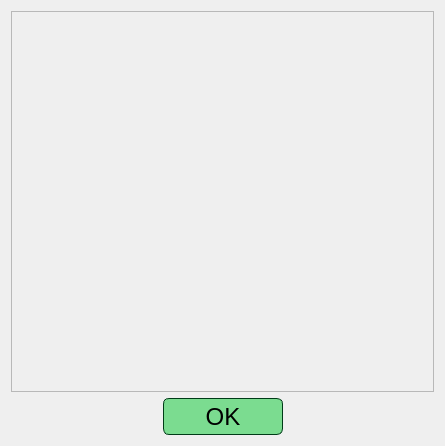
<?xml version="1.0" encoding="UTF-8"?>
<ui version="4.0">
 <class>EditStartListWithJumpersListsWindow</class>
 <widget class="QDialog" name="EditStartListWithJumpersListsWindow">
  <property name="geometry">
   <rect>
    <x>0</x>
    <y>0</y>
    <width>445</width>
    <height>446</height>
   </rect>
  </property>
  <property name="windowTitle">
   <string>Edycja listy startowej na podstawie list zawodników</string>
  </property>
  <layout class="QVBoxLayout" name="verticalLayout" stretch="0,0">
   <item>
    <widget class="QScrollArea" name="scrollArea">
     <property name="widgetResizable">
      <bool>true</bool>
     </property>
     <widget class="QWidget" name="scrollAreaWidgetContents">
      <property name="geometry">
       <rect>
        <x>0</x>
        <y>0</y>
        <width>425</width>
        <height>381</height>
       </rect>
      </property>
      <layout class="QVBoxLayout" name="verticalLayout_2">
       <item>
        <layout class="QVBoxLayout" name="verticalLayout_items"/>
       </item>
       <item>
        <spacer name="verticalSpacer">
         <property name="orientation">
          <enum>Qt::Vertical</enum>
         </property>
         <property name="sizeHint" stdset="0">
          <size>
           <width>20</width>
           <height>40</height>
          </size>
         </property>
        </spacer>
       </item>
      </layout>
     </widget>
    </widget>
   </item>
   <item>
    <layout class="QHBoxLayout" name="horizontalLayout_OKButton_2">
     <item>
      <spacer name="horizontalSpacer_3">
       <property name="orientation">
        <enum>Qt::Horizontal</enum>
       </property>
       <property name="sizeHint" stdset="0">
        <size>
         <width>40</width>
         <height>20</height>
        </size>
       </property>
      </spacer>
     </item>
     <item>
      <widget class="QPushButton" name="pushButton_submit">
       <property name="minimumSize">
        <size>
         <width>120</width>
         <height>37</height>
        </size>
       </property>
       <property name="maximumSize">
        <size>
         <width>120</width>
         <height>37</height>
        </size>
       </property>
       <property name="font">
        <font>
         <pointsize>18</pointsize>
        </font>
       </property>
       <property name="styleSheet">
        <string notr="true">QPushButton{
border: 1px solid rgb(0, 59, 23);
border-radius: 6px;
color: rgb(0, 0, 0);
background-color: rgb(123, 220, 144);
}
QPushButton:hover{
background-color: rgb(153, 253, 174);
}</string>
       </property>
       <property name="text">
        <string>OK</string>
       </property>
      </widget>
     </item>
     <item>
      <spacer name="horizontalSpacer_4">
       <property name="orientation">
        <enum>Qt::Horizontal</enum>
       </property>
       <property name="sizeHint" stdset="0">
        <size>
         <width>40</width>
         <height>20</height>
        </size>
       </property>
      </spacer>
     </item>
    </layout>
   </item>
  </layout>
 </widget>
 <resources/>
 <connections/>
</ui>
